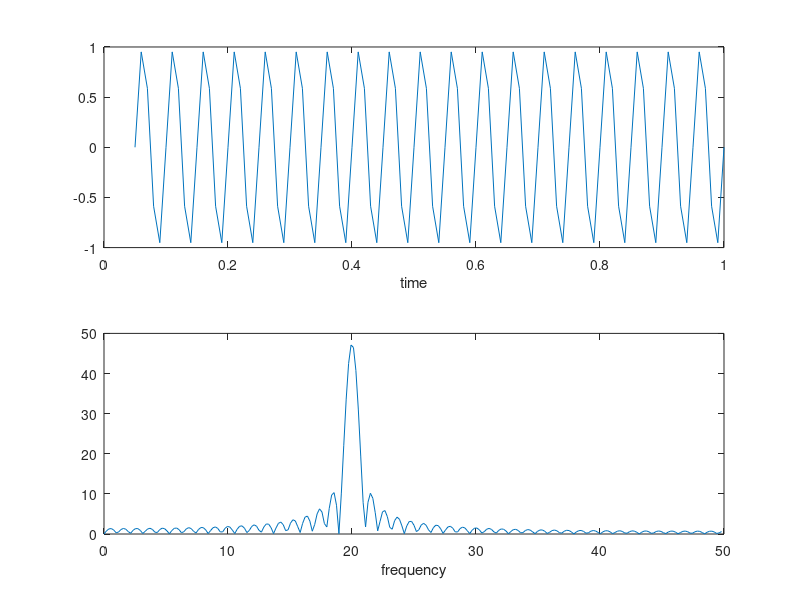

The MATLAB source for this figure:
Fs=100;
t=(5:100)/Fs;
f=20;
s=sin(2*pi*f*t);
subplot(2,1,1)
plot(t,s)
xlabel('time')
S=fft(s,512);
w=(0:255)/256*(Fs/2);
subplot(2,1,2)
plot(w,abs(S(1:256)))
xlabel('frequency')